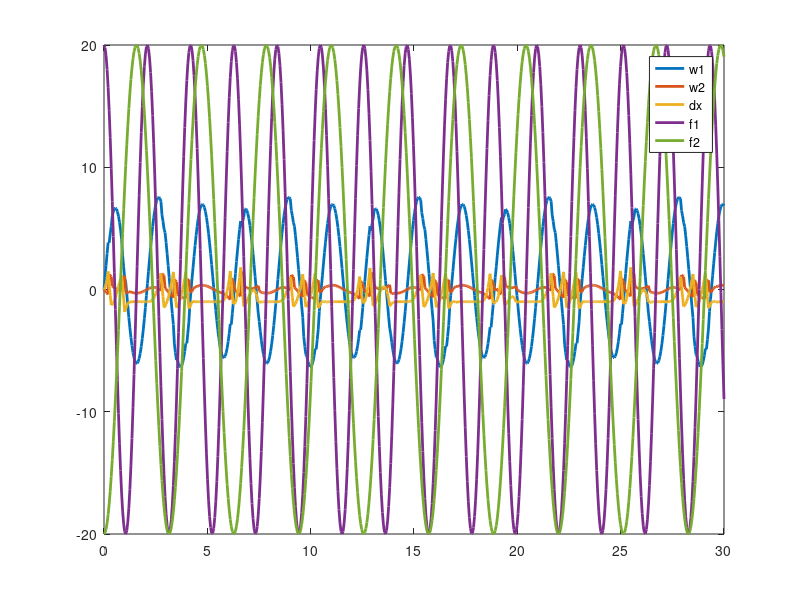
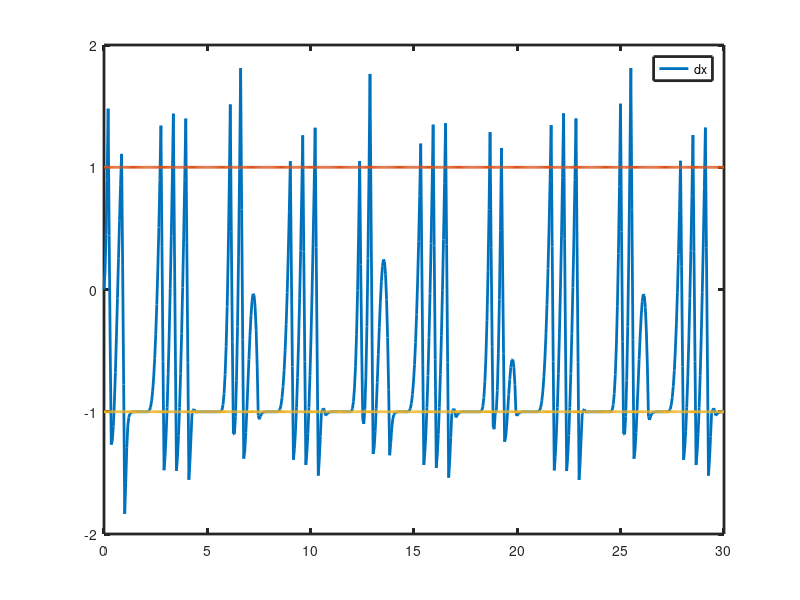
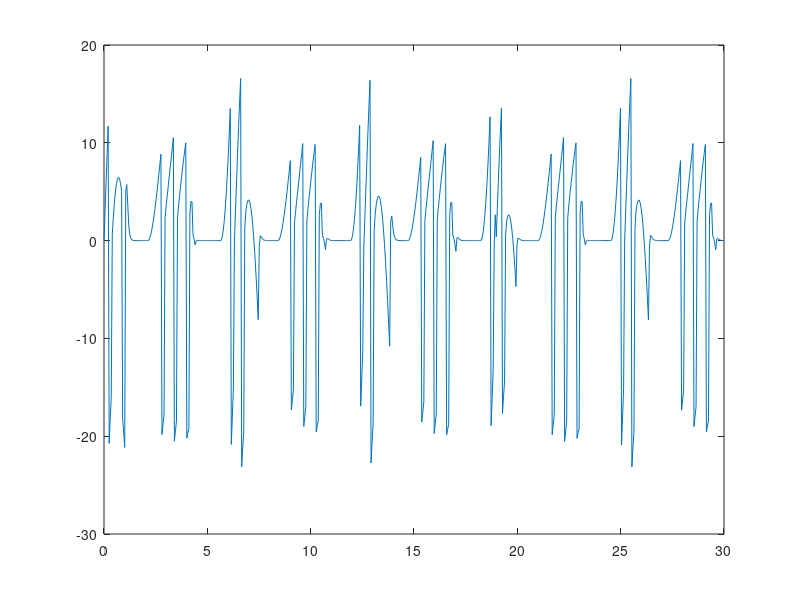

Write MATLAB code to recreate these figures, in order.
##simple gear 

engaged = 1;  #reduces chatter
alpha  = 20;  #gear ratio
m1 = 1;
m2 = 10;
tend = 30;
h = 1/20;     #time step
N = tend/h;
T =  linspace(0,tend,N)';
ee = 0.0;     #restitution coefficient

fe =   2;     #engine force
fs =  -1;     #shaft torque
f = @(t) 20*[ cos(3*t); -cos(2*t) ];
##f = @(t) [ fe;fs];

fig = 1;
for limit = 1
  X = [0,0];  #positions
  D = [0];    #angle difference
  V = [0,0];  #velocities
  x = [0;0];
  v = [0;0];
  L = [];
  TAU = [];
  dx = 0;
  M = diag([m1,m2]);
  G   = [1, -alpha];
  H   = [M -G';G, 0*1e-1];
  tau =  2;
  gamma = 1/(1+4*tau);
  tol =  1e-4;  #this to avoid chatter and maintain a good
                #contact. if 0, we'll probably have chatter
  ## simplify linear algebra
  schur1 = ( 1/m1 + alpha*alpha/m2 );

  engaged = 1;
  t = 0;
  S = [];
  state = 0;
  u = limit;
  l = -limit;
  for i=2:N
    F =  f(t);
    if ( (l +engaged * tol) < dx && dx < u - ( engaged * tol ) )
      ## solve for free case
      v  +=  M \ (h*F);
      engaged = 1;
    else
      ## 2 more cases: impact or engaged
      if ( ! engaged )
        ## impact the thing
        z = H \ [M*v; -ee*G*v];
	v = z(1:2);
	## we could take a step here, but not needed
	engaged = 1;
	L = [L;z(3)];
	S = [S;2];
      endif

      if ( engaged )
	## we are at bounds or a bit passed, or we just impacted
	cl = dx - l;
	cu = dx  -u;
	# pick the limit we are closest to.
	if( 0 && ( abs(cl) > abs(cu) ) )
	  c = cl;
	else
	  c = cu;
	endif
	z = H \ [M*v + h*F ; -4*cl*gamma/h + gamma *G * v];
	v0 = z(1:2);
	## verify the complementarity conditions
	dx0  = dx + h*G*v0;
	if ( z(3) < 0 &&  (dx0 >= u || dx0 <= l  ) ) 
	  #disp('releasing');
	  v += M \ (h*F);
	  engaged = 1;
	else
	  L = [L;z(3)];
	  disp('coucou')
	  v  = v0;
	  engaged = 1;
	endif
      endif
    endif
    dx += h * G * v;
    x  += h * v;
    X = [X;x'];
    V = [V;v'];
    D = [D;dx];
    TAU = [TAU; F(1)-F(2)];
    t += h;
    S = [S;engaged];


  endfor

figure(fig++); 
hh = plot( T, V, T, D, T, reshape(f(T), length(T), 2)); 
set(findall(hh, '-property', 'linewidth'), 'linewidth', 2);
legend("w1", "w2", "dx", "f1", "f2"); 
hh = figure(fig++); plot(T, D, ';dx;', T, limit+0*T, T, -limit+0*T)
set(findall(hh, '-property', 'linewidth'), 'linewidth', 2);
figure(fig++); 
plot(T,V*G')
endfor
